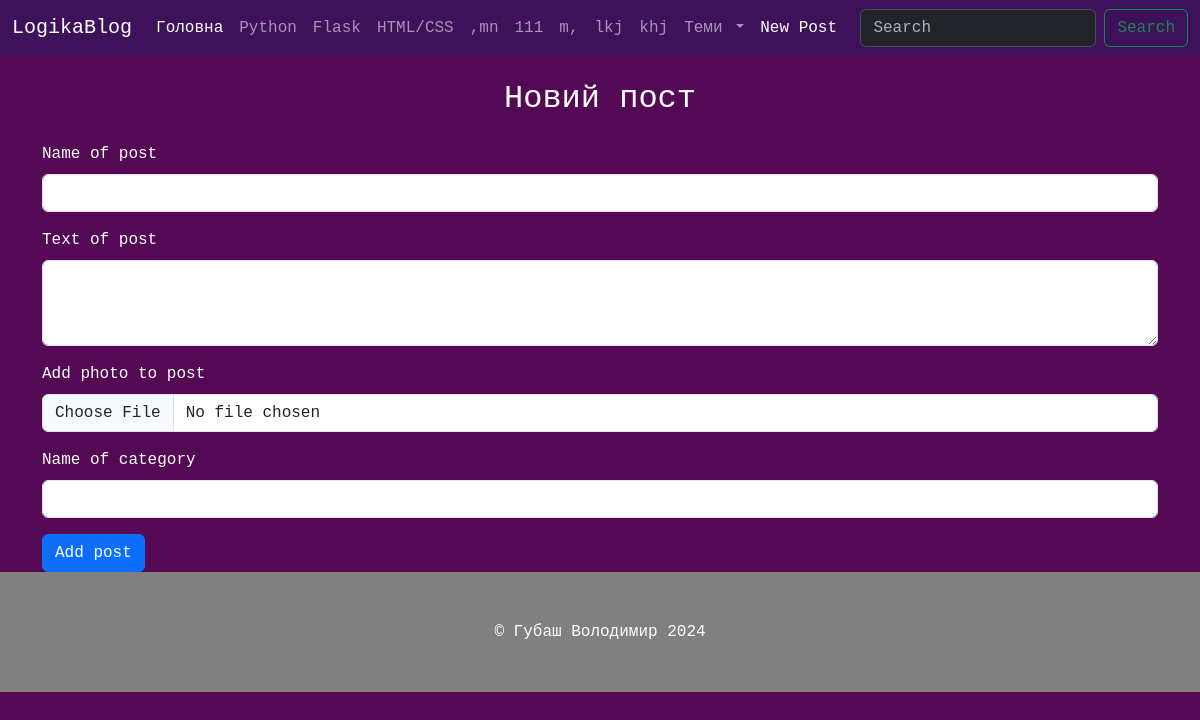
The page /newpost on the database its author committed.
### tables this page shows
CREATE TABLE "categories" (
	"id"	INTEGER,
	"title"	TEXT NOT NULL,
	PRIMARY KEY("id" AUTOINCREMENT)
);

### app.py (the view, shortened to what this page needs)
@app.route("/newpost", methods=["POST","GET"])
def newpost():
    categories = db.get_all_categories()
    return render_template("add_post.html",categories = categories)

### sql_queries.py (called while the page is built)
    def open(self):
        self.conn = sqlite3.connect(self.dbname)
        self.cursor = self.conn.cursor()

    def close(self):
        self.cursor.close()
        self.conn.close()

    def get_all_categories(self):
        self.open()
        self.cursor.execute("SELECT * FROM categories")
        data = self.cursor.fetchall()
        self.close()
        return data

### templates/add_post.html (shortened to what this page needs)
{% extends 'base.html' %}
{% block content %}
<div class="container">
   <h2 class="my-4 text-center">Новий пост</h2>
   <form action="" method="post" enctype="multipart/form-data">
    <div class="mb-3">
        <label for="exampleFormControlInput1" class="form-label">Name of post</label>
        <input required name='title' type="text" class="form-control" id="exampleFormControlInput1">
      </div>
      <div class="mb-3">
        <label for="exampleFormControlTextarea1" class="form-label">Text of post</label>
        <textarea required name='text' class="form-control" id="exampleFormControlTextarea1" rows="3"></textarea>
      </div>
      <div class="mb-3">
        <label for="formFile" class="form-label">Add photo to post</label>
        <input name = "image" class="form-control" type="file" id="formFile">
      </div>
        <div class="mb-3">
            <label for="exampleFormControlInput1" class="form-label">Name of category</label>
            <input required name='category' type="text" class="form-control" id="exampleFormControlInput1">
        </div>
        <button type="submit" class="btn btn-primary">Add post</button>
   </form>
</div>
{% endblock content %}

### templates/menu.html (shortened to what this page needs)
<nav class="navbar navbar-expand-lg" data-bs-theme="dark" style="background-color: #3e115b;">
    <div class="container-fluid">
      <a class="navbar-brand" href="{{ url_for('index') }}">LogikaBlog</a>
      <div class="collapse navbar-collapse" id="navbarSupportedContent">
        <ul class="navbar-nav me-auto mb-2 mb-lg-0">
          <li class="nav-item">
            <a class="nav-link active" aria-current="page" href="{{ url_for('index') }}">Головна</a>
          </li>
          {% for category in categories %}
          <li class="nav-item">
            <a class="nav-link" href="{{ url_for('posts_by_category', category_id=category[0] ) }}">{{category[1]}}</a>
          </li>
          {% endfor %}
          <li class="nav-item dropdown">
            <a class="nav-link dropdown-toggle" href="#" role="button" data-bs-toggle="dropdown" aria-expanded="false">
              Теми
            </a>
          </li>
          <li class="nav-item">
            <a class="nav-link active" aria-current="page" href="{{ url_for('newpost') }}">New Post</a>
          </li>
        </ul>
        <form class="d-flex" role="search">
          <input class="form-control me-2" type="search" placeholder="Search" aria-label="Search">
          <button class="btn btn-outline-success" type="submit">Search</button>
        </form>
      </div>
    </div>
  </nav>

### static/style.css (style rules this page uses)
body { background: #530953; color: white; font-family: "source Code Pro", monospace; }

### rows shown on the page
categories: title "Python"
categories: title "Flask"
categories: title "HTML/CSS"
categories: title ",mn"
categories: title "111"
categories: title "m,"
categories: title "lkj"
categories: title "khj"
